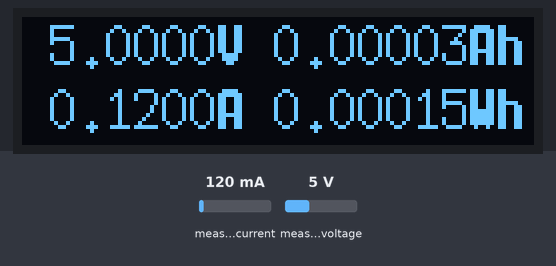
The sketch below on a simulated Arduino Uno, built with avr-gcc and run on an emulated ATmega328P. Shown: 128×32 one-colour display. The inputs (shaded band) are chosen by the test bench; at power-on: measured current 120 mA, measured voltage 5 V.

Above: at 1.2 s.
1.3 s: measured current set to 40 mA
At 1.7 s:
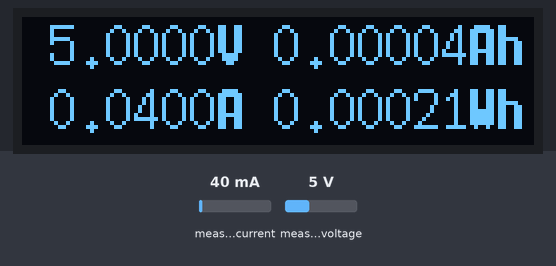
3.0 s: measured voltage set to 0.3 V
At 4.3 s:
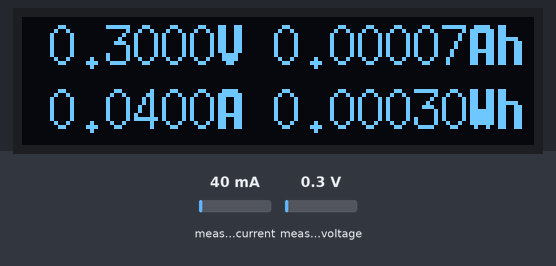
5.1 s: measured voltage set to 2.1 V
At 6.1 s:
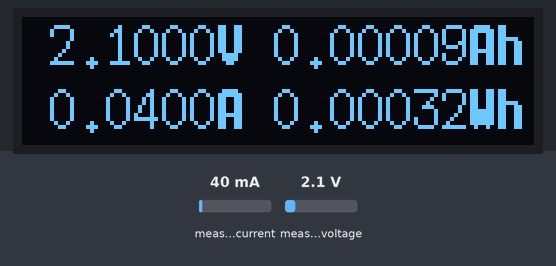
7.1 s: measured current set to 500 mA
At 7.28 s:
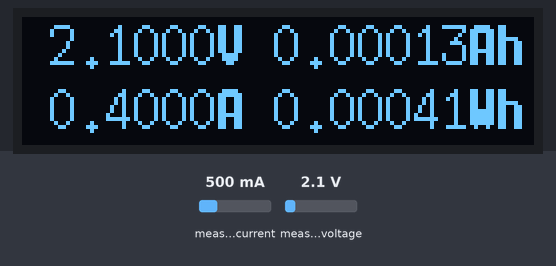
Timing chart, 0 to 9.6 s (numbered marks = the images above; inputs shaded):
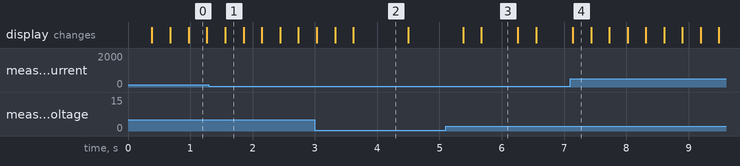

Measured:
- what the display in image 2 shows lasts 0.9 s, from 3.6 s to 4.5 s
- what the display in image 3 shows lasts 0.6 s, from 5.7 s to 6.3 s

The sketch:

sketch_feb28a.ino
```cpp
#include <SSD1306AsciiWire.h>

#define USING_INA3221 0
#define INA219_CALIBRATION_LEVEL 2

static_assert(INA219_CALIBRATION_LEVEL == 0 || INA219_CALIBRATION_LEVEL == 1 || INA219_CALIBRATION_LEVEL == 2, "Invalid calibration level - must be one of 0, 1 or 2");

#if USING_INA3221
#include <Adafruit_INA3221.h>

constexpr byte INA3221_I2C_ADDRESS = 0x40; // can be any of 0x40, 0x41, 0x44, and 0x45
constexpr byte INA3221_CHANNEL = 0;

// Referencing: https://manuals.plus/ae/1005005434867322
static Adafruit_INA3221 ina3221;
#else
#include <Adafruit_INA219.h>

static Adafruit_INA219 ina219;
#endif

constexpr unsigned long SAMPLE_RATE_MS = 250;

constexpr byte DISPLAY_I2C_ADDRESS = 0x3C;

static SSD1306AsciiWire display;

static unsigned long lastSample = 0;

void setup()
{
	Serial.begin(9600);
	Wire.begin();

	display.begin(&Adafruit128x32, DISPLAY_I2C_ADDRESS);
	display.clear();

#if USING_INA3221
	if (!ina3221.begin(INA3221_I2C_ADDRESS)) [[unlikely]]
	{
		display.print(F("Failed to connect to\nINA3221"));
		exit(EXIT_FAILURE);
	}
	ina3221.setAveragingMode(INA3221_AVG_16_SAMPLES);
	ina3221.setShuntResistance(INA3221_CHANNEL, 0.05);
	ina3221.setPowerValidLimits(3.0, 15.0);
#else
	if (!ina219.begin()) [[unlikely]]
	{
		display.print(F("Failed to connect to\nINA219"));
		exit(EXIT_FAILURE);
	}
#if INA219_CALIBRATION_LEVEL == 0
	ina219.setCalibration_32V_2A();
#elif INA219_CALIBRATION_LEVEL == 1
	ina219.setCalibration_32V_1A();
#elif INA219_CALIBRATION_LEVEL == 2
	ina219.setCalibration_16V_400mA();
#endif
#endif
	lastSample = millis();
}

static void printDynamic(const double number, const byte realEstate)
{
	const char numberSign = number < 0 ? '-' : ' ';
	const uint32_t absoluteWhole = abs(static_cast<int32_t>(number));

	byte wholeLength = 1; // initialise with 1 to account for sign
	if (absoluteWhole != 0)
		for (uint32_t remaining = absoluteWhole; remaining > 0; remaining /= 10)
			++wholeLength;
	else
		++wholeLength;

	if (wholeLength > realEstate) [[unlikely]]
	{
		display.clear();
		display.println(F("Cislo moc velke"));
		display.print(number, 3);
		exit(EXIT_FAILURE);
	}

	const byte remaining = realEstate - wholeLength;

	if (remaining >= 2) [[likely]]
	{
		// there is space for the fractional part
		display.print(numberSign);
		display.print(abs(number), remaining - 1); // subtract 1 to account for decimal point
	}
	else [[unlikely]]
	{
		// there is no space for the fractional part, so only print the whole part

		// no purpose printing decimal point, so left pad instead
		if (remaining == 1)
			display.print(' ');

		display.print(numberSign);
		display.print(absoluteWhole);
	}
}

void loop()
{
	static double Ah = 0.0;
	static double Wh = 0.0;

#if USING_INA3221
	const float V = ina3221.getBusVoltage(INA3221_CHANNEL);
	const float A = ina3221.getCurrentAmps(INA3221_CHANNEL);
#else
	constexpr double mA_TO_A = 1000;
	const float V = ina219.getBusVoltage_V();
	const float A = static_cast<double>(ina219.getCurrent_mA()) / mA_TO_A;
#endif
	const unsigned long now = millis();
	const double hours = static_cast<double>(now - lastSample) / 3600000.0;
	Ah += A * hours;
	Wh += A * V * hours;
	lastSample = now;

	display.setCursor(0, 0);

	display.setFont(X11fixed7x14);
	printDynamic(V, 7);
	display.setFont(X11fixed7x14B);
	display.print('V');

	display.setFont(X11fixed7x14);
	printDynamic(Ah, 8);
	display.setFont(X11fixed7x14B);
	display.println(F("Ah"));

	display.setFont(X11fixed7x14);
	printDynamic(A, 7);
	display.setFont(X11fixed7x14B);
	display.print('A');

	display.setFont(X11fixed7x14);
	printDynamic(Wh, 8);
	display.setFont(X11fixed7x14B);
	display.print(F("Wh"));

	delay(SAMPLE_RATE_MS);
}
```
